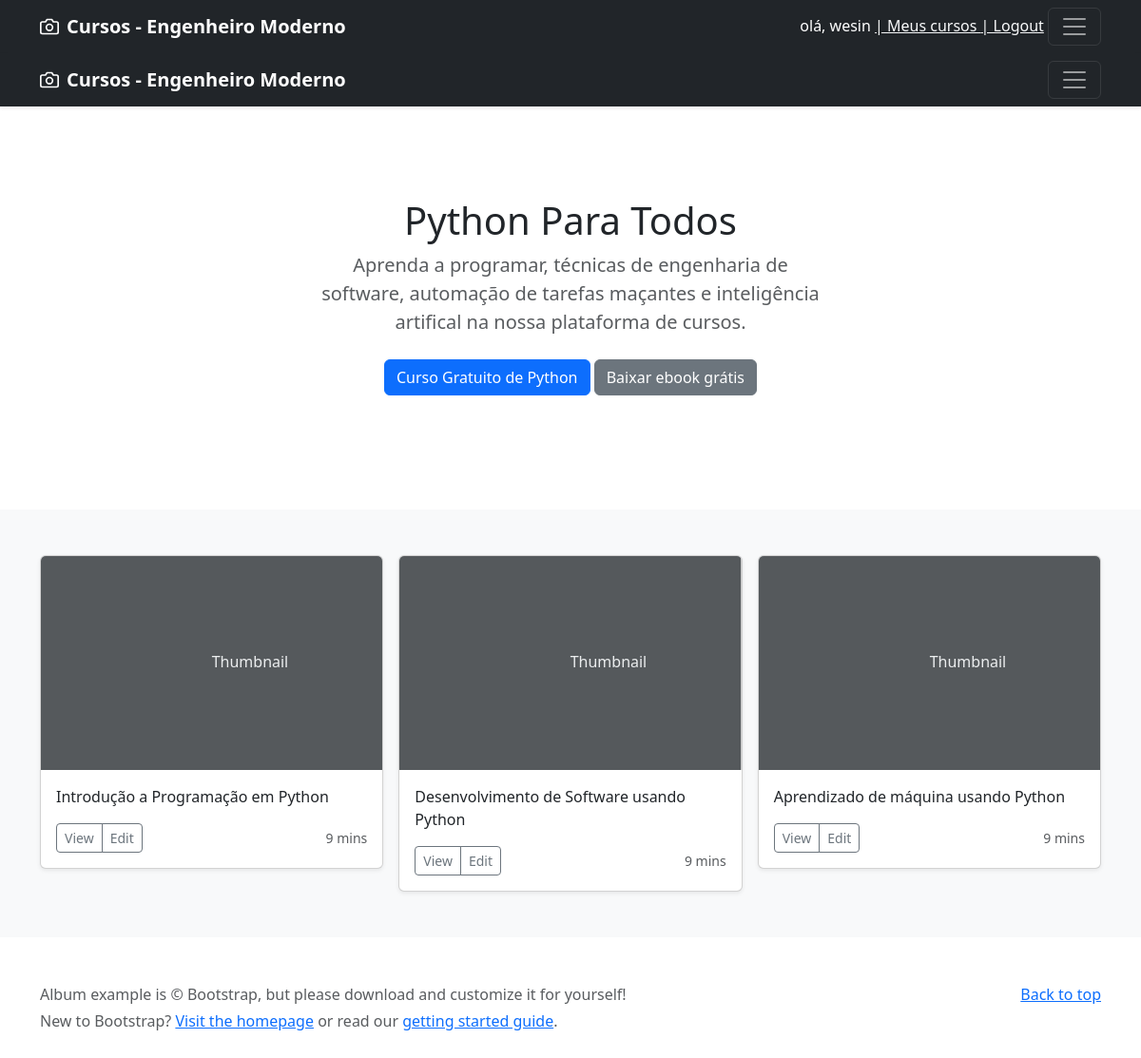
The app's page /home/ (signed in) with its own data.
### webadmin/models.py (models this page shows, shortened)
class Course(models.Model):
    title = models.CharField(max_length=255)
    slug = models.SlugField(max_length=255, unique=True)
    description = models.TextField(null=True)
    created = models.DateTimeField(auto_now_add=True)
    updated = models.DateTimeField(auto_now=True)
    banner = models.ImageField(upload_to='course')
    price = models.FloatField()

### webadmin/views.py (the view)
# urls.py: path('', views.index, name='index'),
def index(request):
    courses_list = Course.objects.order_by('-title')
    context = {'courses_list': courses_list}
    return render(request, 'index.html', context)

### webadmin/templates/index.html (shortened to what this page needs)
{% extends 'base.html' %}
{% load bootstrap5 %}
{% block content %}
<header>
    <div class="navbar navbar-dark bg-dark shadow-sm">
      <div class="container">
        <a href="#" class="navbar-brand d-flex align-items-center">
          <strong>Cursos - Engenheiro Moderno</strong>
        </a>
        <button class="navbar-toggler" type="button" data-bs-toggle="collapse" data-bs-target="#navbarHeader" aria-controls="navbarHeader" aria-expanded="false" aria-label="Toggle navigation">
          <span class="navbar-toggler-icon"></span>
        </button>
      </div>
    </div>
  </header>
  <main>
    <section class="py-5 text-center container">
      <div class="row py-lg-5">
        <div class="col-lg-6 col-md-8 mx-auto">
          <h1 class="fw-light">Python Para Todos</h1>
          <p class="lead text-muted">Aprenda a programar, técnicas de engenharia de software, automação de tarefas maçantes e inteligência artifical na nossa plataforma de cursos.</p>
          <p>
            <a href="#" class="btn btn-primary my-2">Curso Gratuito de Python</a>
            <a href="#" class="btn btn-secondary my-2">Baixar ebook grátis</a>
          </p>
        </div>
      </div>
    </section>
    <div class="album py-5 bg-light">
      <div class="container">
        <div class="row row-cols-1 row-cols-sm-2 row-cols-md-3 g-3">
          {% for course in courses_list %}
          <div class="col">
            <div class="card shadow-sm">
              <svg class="bd-placeholder-img card-img-top" width="100%" height="225" xmlns="http://www.w3.org/2000/svg" role="img" aria-label="Placeholder: Thumbnail" preserveAspectRatio="xMidYMid slice" focusable="false"><title>Placeholder</title><rect width="100%" height="100%" fill="#55595c"/><text x="50%" y="50%" fill="#eceeef" dy=".3em">Thumbnail</text></svg>
              <div class="card-body">
                <p class="card-text">{{ course.title }}</p>
                <div class="d-flex justify-content-between align-items-center">
                  <div class="btn-group">
                    <button type="button" class="btn btn-sm btn-outline-secondary">View</button>
                    <button type="button" class="btn btn-sm btn-outline-secondary">Edit</button>
                  </div>
                  <small class="text-muted">9 mins</small>
                </div>
              </div>
            </div>
          </div>
          {% endfor %}
        </div>
      </div>
    </div>
  </main>
  <footer class="text-muted py-5">
    <div class="container">
      <p class="float-end mb-1">
        <a href="#">Back to top</a>
      </p>
      <p class="mb-1">Album example is &copy; Bootstrap, but please download and customize it for yourself!</p>
      <p class="mb-0">New to Bootstrap? <a href="/">Visit the homepage</a> or read our <a href="/docs/5.0/getting-started/introduction/">getting started guide</a>.</p>
    </div>
  </footer>
{% endblock %}

### records on screen
Course: title "Introdução a Programação em Python"
Course: title "Desenvolvimento de Software usando Python"
Course: title "Aprendizado de máquina usando Python"

### other values on screen
{{ request.session.username }} "wesin"
